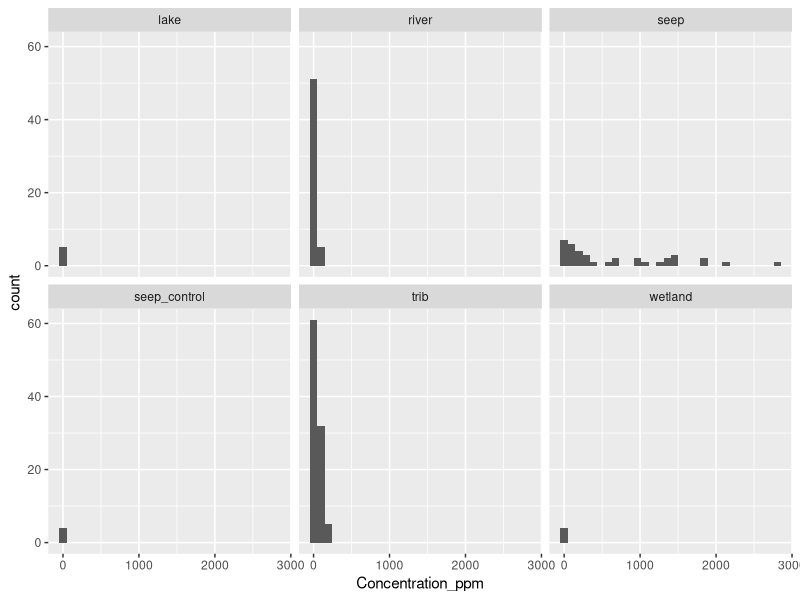
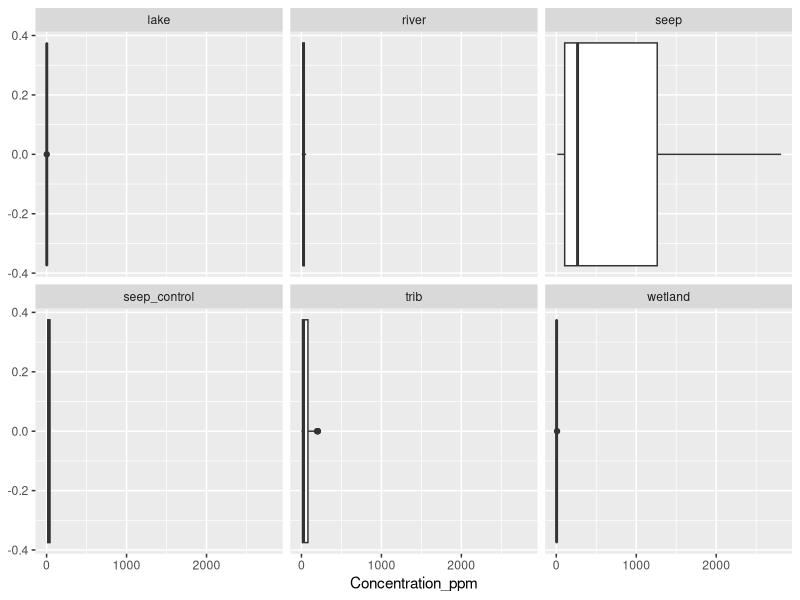
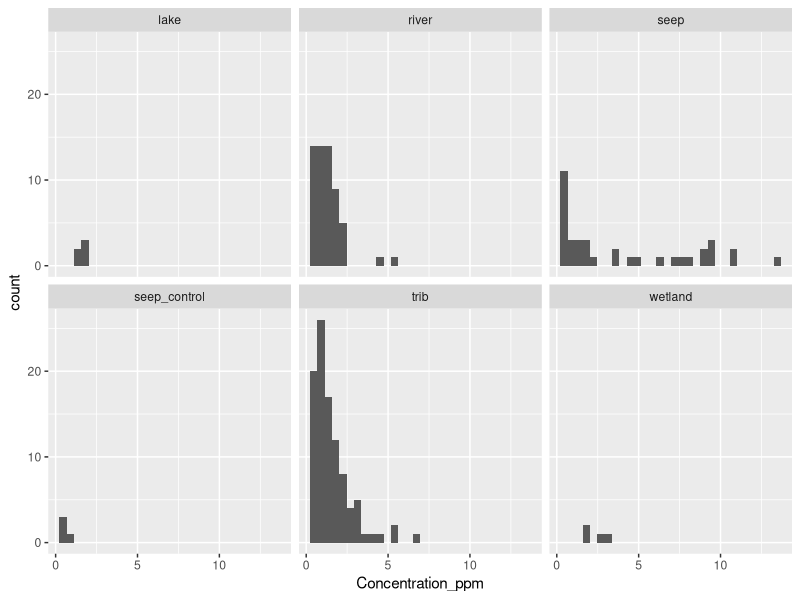
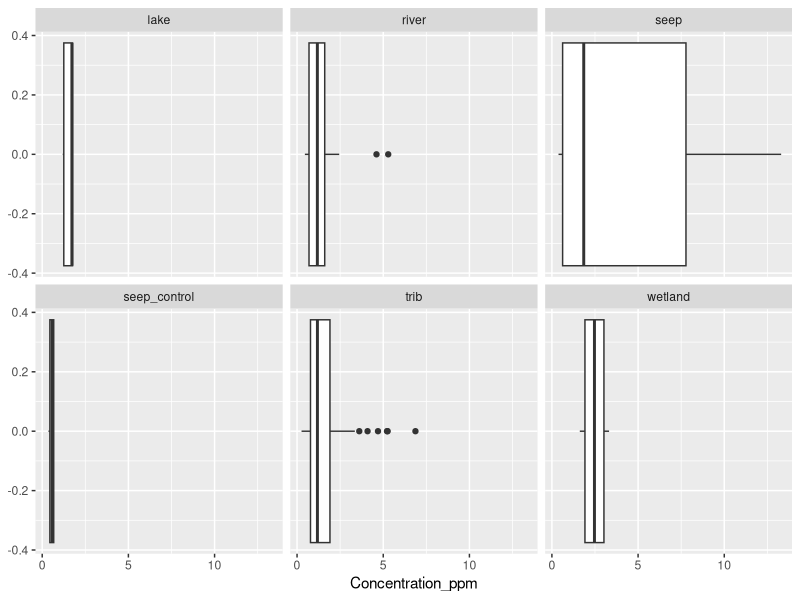
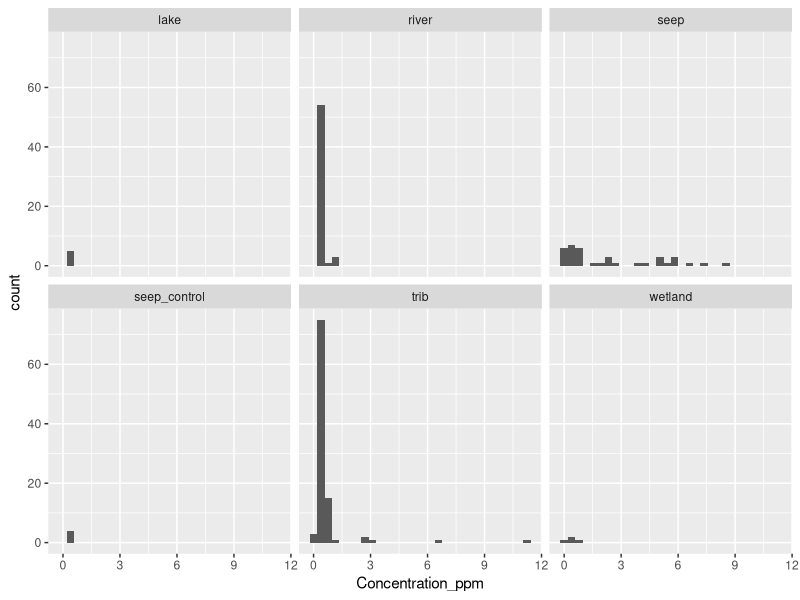
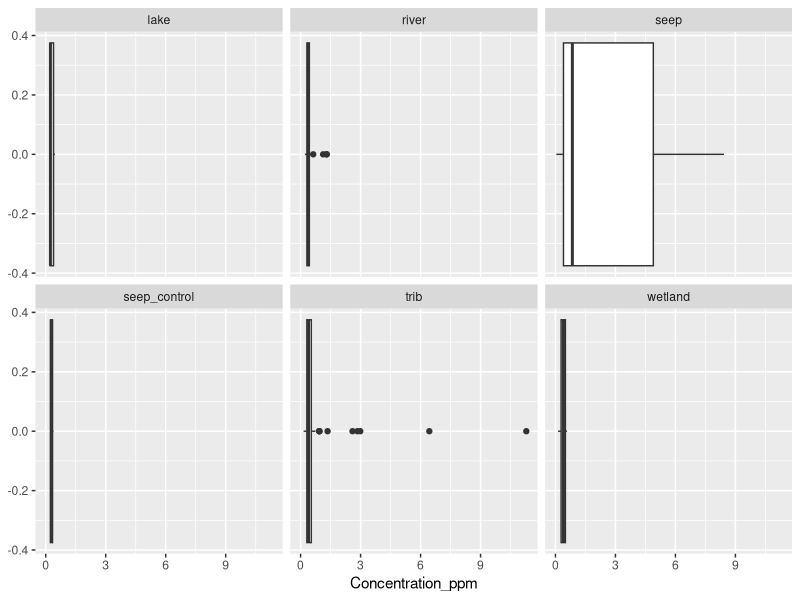
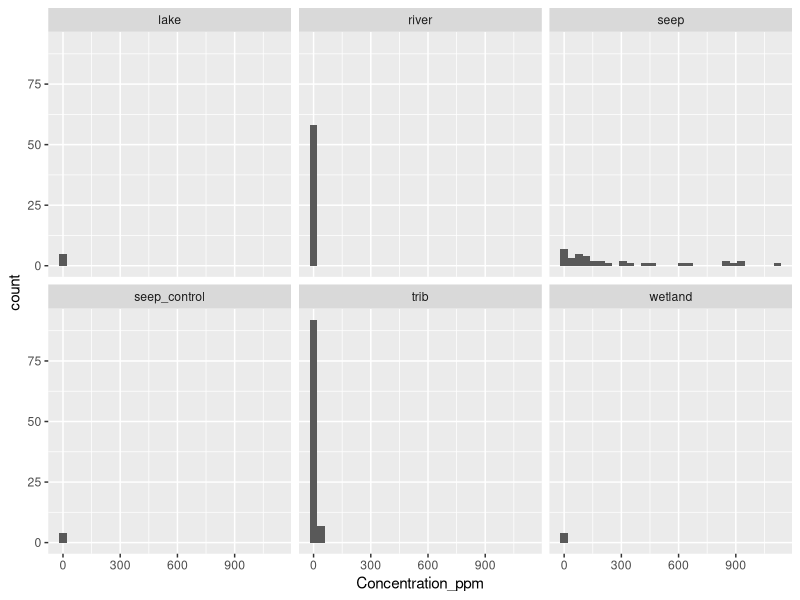
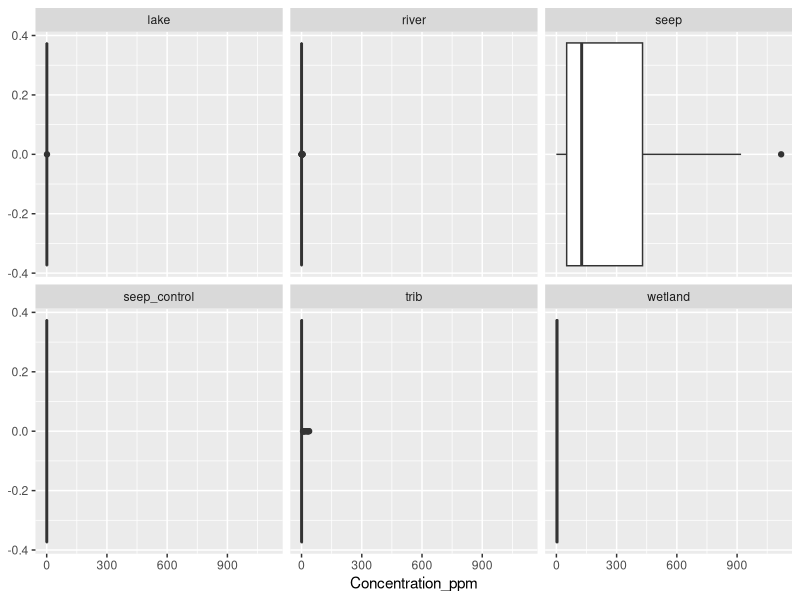

The R source for these figures, in order:
## ---- chunk 1
rm(list = ls())
library(tidyverse)
library(here)
library(ggfortify)
library(multcomp)
Stream = read.csv(here("Data", "Bazuro_Capstone_Final.csv"))
## ---- chunk 2
glimpse(Stream)
## ---- chunk 3
Stream$Element <- as.factor(Stream$Element) #changes the Element variable into a factor
Stream$Type <- as.factor(Stream$Type) #changes the Type variable into a factor
glimpse(Stream)
## ---- chunk 4
levels(Stream$Element)
levels(Stream$Type)
## ---- chunk 5
Stream |> filter(Element == "Mg") |> ggplot(aes(Concentration_ppm))+
  geom_histogram()+
  facet_wrap(~Type)
## ---- chunk 6
Stream |> filter(Element == "Mg") |> ggplot(aes(Concentration_ppm))+
  geom_boxplot()+
  facet_wrap(~Type)
## ---- chunk 7
Stream |> filter(Element == "Na") |> ggplot(aes(Concentration_ppm))+
  geom_histogram()+
  facet_wrap(~Type)
## ---- chunk 8
Stream |> filter(Element == "Na") |> ggplot(aes(Concentration_ppm))+
  geom_boxplot()+
  facet_wrap(~Type)
## ---- chunk 9
Stream |> filter(Element == "K") |> ggplot(aes(Concentration_ppm))+
  geom_histogram()+
  facet_wrap(~Type)
## ---- chunk 10
Stream |> filter(Element == "K") |> ggplot(aes(Concentration_ppm))+
  geom_boxplot()+
  facet_wrap(~Type)
## ---- chunk 11
Stream |> filter(Element == "Fe") |> ggplot(aes(Concentration_ppm))+
  geom_histogram()+
  facet_wrap(~Type)
## ---- chunk 12
Stream |> filter(Element == "Fe") |> ggplot(aes(Concentration_ppm))+
  geom_boxplot()+
  facet_wrap(~Type)
## ---- chunk 13
mod1 = lm(Concentration_ppm ~ Type + Element, data = Stream) ##concentration_ppm explained by Type + Element
## ---- chunk 14
autoplot(mod1) ##When I ran this I noticed a ton of points coming off the line and went back to my exploration to remove way more of the outliers. However, even after doing so I am still seeing the points move off the line. If you think I should go  back and be even stricter please let me know as while I want to keep as many in as possible to account for the different habitat types and Elements this does look concerning.
## ---- chunk 15
anova(mod1)
## ---- chunk 16
summary(mod1)
## ---- chunk 17
sum_stream <- Stream |> group_by(Element, Type) |> summarise(
  mean_Concentration = mean(Concentration_ppm),
    sd_Concentration = sd(Concentration_ppm)/sqrt(n())
)
sum_stream
## ---- chunk 18
ggplot(sum_stream, aes(x = Type, y = mean_Concentration, colour = Element, group = Element)) +
  geom_point() +
  geom_line() +
  geom_errorbar(aes(ymin = mean_Concentration - sd_Concentration,
                    ymax = mean_Concentration + sd_Concentration), width = 0.1) +
  theme_bw()
